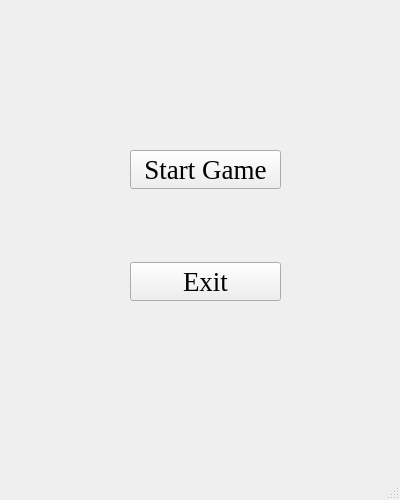
<?xml version="1.0" encoding="UTF-8"?>
<ui version="4.0">
 <class>MainWindow</class>
 <widget class="QMainWindow" name="MainWindow">
  <property name="geometry">
   <rect>
    <x>0</x>
    <y>0</y>
    <width>400</width>
    <height>500</height>
   </rect>
  </property>
  <property name="minimumSize">
   <size>
    <width>400</width>
    <height>500</height>
   </size>
  </property>
  <property name="maximumSize">
   <size>
    <width>400</width>
    <height>500</height>
   </size>
  </property>
  <property name="font">
   <font>
    <family>Times New Roman</family>
    <pointsize>20</pointsize>
   </font>
  </property>
  <property name="windowTitle">
   <string>Snake</string>
  </property>
  <widget class="QWidget" name="centralwidget">
   <widget class="QWidget" name="layoutWidget">
    <property name="geometry">
     <rect>
      <x>130</x>
      <y>150</y>
      <width>151</width>
      <height>151</height>
     </rect>
    </property>
    <layout class="QGridLayout" name="gridLayout">
     <item row="1" column="0">
      <spacer name="verticalSpacer">
       <property name="orientation">
        <enum>Qt::Vertical</enum>
       </property>
       <property name="sizeHint" stdset="0">
        <size>
         <width>20</width>
         <height>40</height>
        </size>
       </property>
      </spacer>
     </item>
     <item row="0" column="0">
      <widget class="QPushButton" name="pBStart">
       <property name="font">
        <font>
         <family>Times New Roman</family>
         <pointsize>20</pointsize>
        </font>
       </property>
       <property name="statusTip">
        <string>Yeah. There is a text.</string>
       </property>
       <property name="text">
        <string>Start Game</string>
       </property>
      </widget>
     </item>
     <item row="2" column="0">
      <widget class="QPushButton" name="pBExit">
       <property name="font">
        <font>
         <family>Times New Roman</family>
         <pointsize>20</pointsize>
        </font>
       </property>
       <property name="statusTip">
        <string>Close current window</string>
       </property>
       <property name="text">
        <string>Exit</string>
       </property>
      </widget>
     </item>
    </layout>
   </widget>
  </widget>
  <widget class="QMenuBar" name="menubar">
   <property name="geometry">
    <rect>
     <x>0</x>
     <y>0</y>
     <width>400</width>
     <height>36</height>
    </rect>
   </property>
  </widget>
  <widget class="QStatusBar" name="statusbar"/>
 </widget>
 <resources/>
 <connections>
  <connection>
   <sender>pBExit</sender>
   <signal>clicked()</signal>
   <receiver>MainWindow</receiver>
   <slot>close()</slot>
   <hints>
    <hint type="sourcelabel">
     <x>202</x>
     <y>315</y>
    </hint>
    <hint type="destinationlabel">
     <x>202</x>
     <y>344</y>
    </hint>
   </hints>
  </connection>
 </connections>
</ui>
